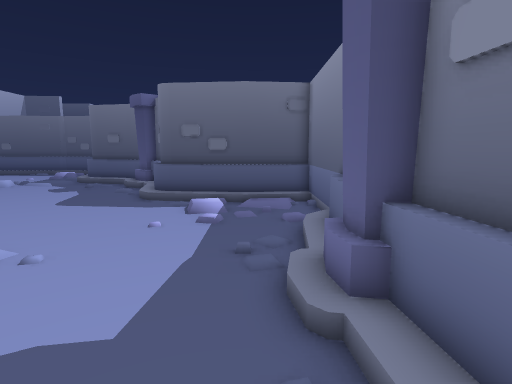
[1] (above)

16 first-person views from a walk through a 3-D level made in the Unity game engine. The camera is 1.3 m above the floor, tilts 8° down and sees 80° across. The floor is counted in squares, 0.5 m on a side. Each view is taken from the middle of a square. On the plan, view 1 faces up. The plan holds only what a view shows up to about 20 squares ahead; the rest is blank. The place goes on beyond the plan. The player character is not drawn.

[2]
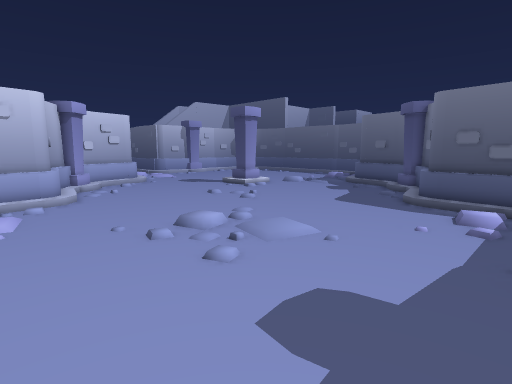

[3]
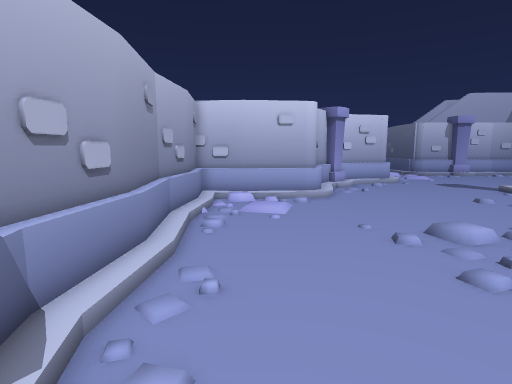

[4]
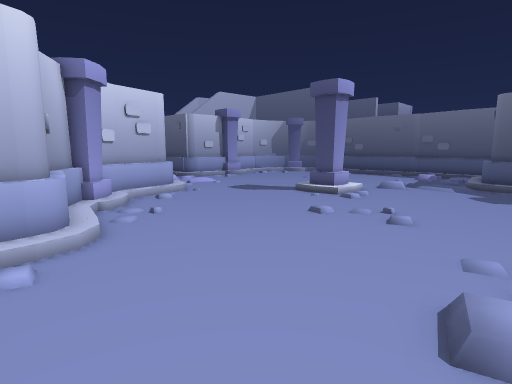

[5]
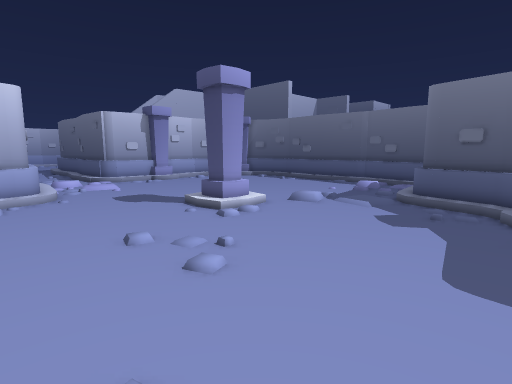

[6]
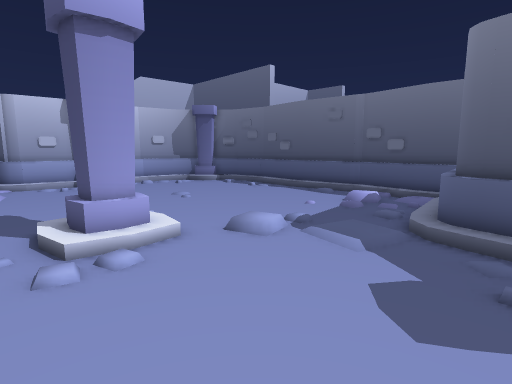

[7]
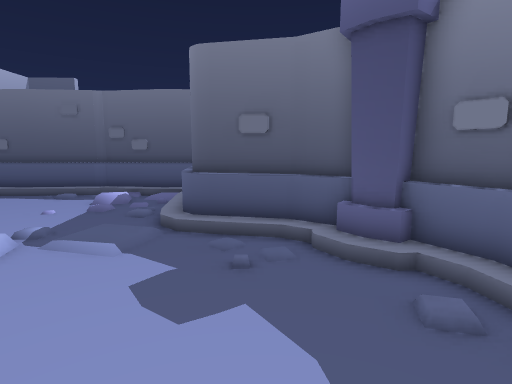

[8]
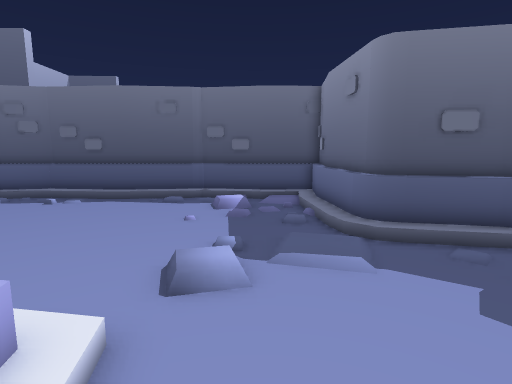

[9]
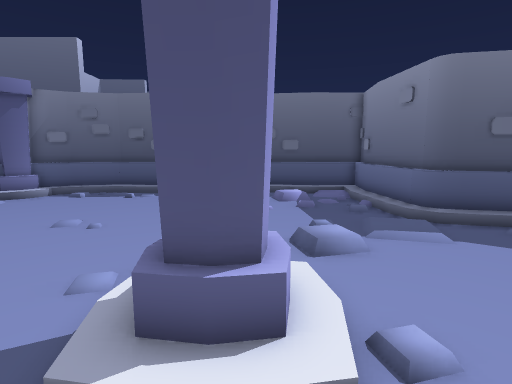

[10]
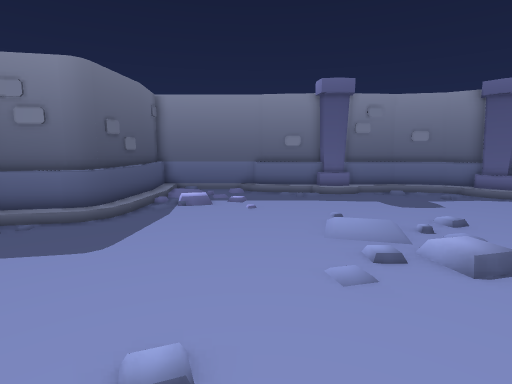

[11]
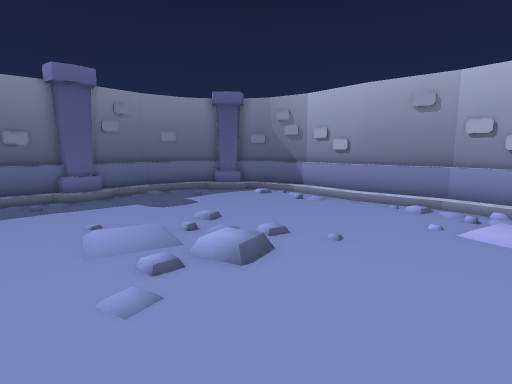

[12]
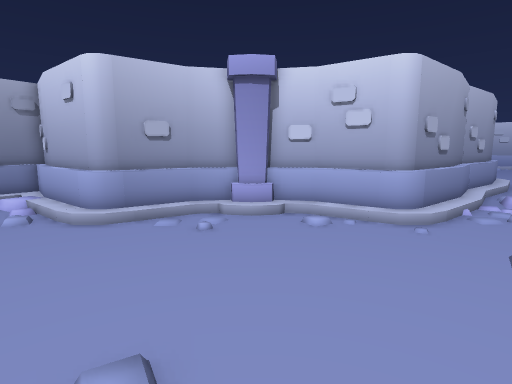

[13]
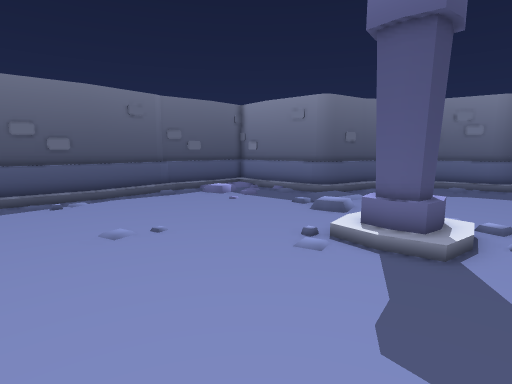

[14]
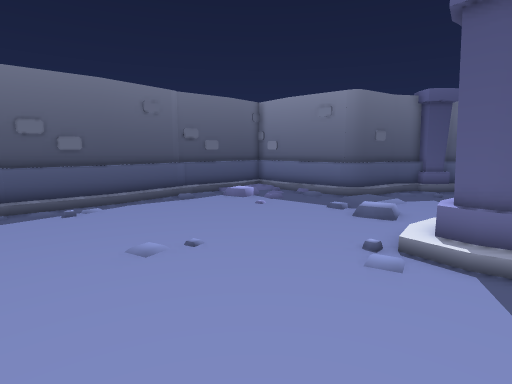

[15]
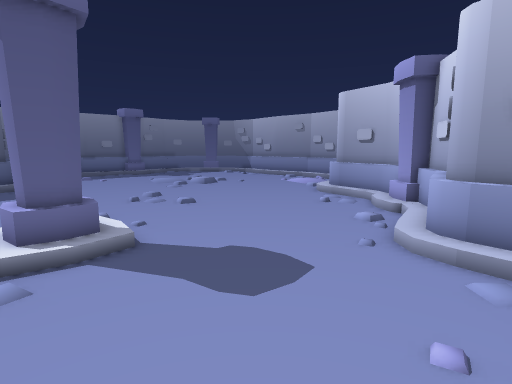

[16]
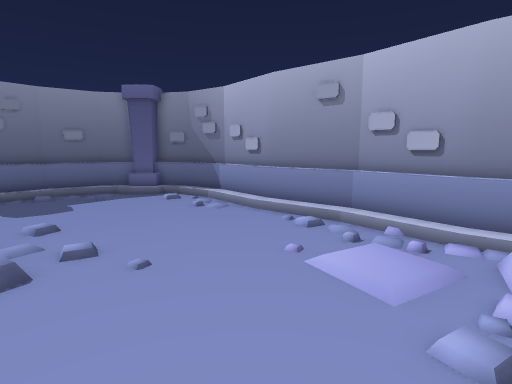

### Floor plan
Key: @ floor where view 1 was taken; # wall or solid block; . main floor; : floor 0.25 m higher than the main floor; / step, stairs or slope; = window, fence, low wall or low ledge; ^ raised ledge.
Columns run from 30 left of view 1 to 3 right of it. Each row starts with its distance up from view 1.
 33          ###
 32 ########^^#######
 31 ://///////.///::##
 30  ..........//...#
 29 ............:../^
 28 .............../^#
 27 .............../=#
 26 ................=#
 25 ................=##
 24 ................/=####
 23 ..................//=^#
 22 .....................###
 21 ............:.........###
 20 ......................./#
 19 ........////..........//##
 18 ......../##/............##
 17 ......../##//...........=##
 16 ......../##//.........../=######^#
 15 ..........................////::/^
 14 ...........................//....#
 13 .........................../:....#
 12 .........................../.....#
 11 =:/............................. #
 10 ###/............................=#
  9   #=............................=#
  8   ##............................##
  7   ##/........................../##
  6    #=/.........................:#
  5    ###/.............:........../#
  4      #=/......................./##
  3      ##===/.....................##
  2       #####/....................=#
  1           #=....................=#
  0           #=..................@/##
 -1           #=.................../#
 -2           ##................../=#
 -3           #^:................/###
 -4           ##................/=#
 -5           #======::======:==###
 -6           ##^^^##############

Positions as (right, up) in squares from view 1, and headings:
1: (0, 0), facing up
2: (0, -2), facing up-left
3: (0, -2), facing left
4: (-10, 0), facing up-left
5: (-8, 7), facing up-left
6: (-11, 14), facing up-left
7: (-11, 14), facing up
8: (-17, 15), facing up
9: (-20, 13), facing up
10: (-17, 10), facing right
11: (-16, 10), facing down-right
12: (-16, 14), facing down-left
13: (-30, 14), facing up-right
14: (-30, 16), facing up-right
15: (-30, 19), facing down-right
16: (-18, 5), facing down-right
